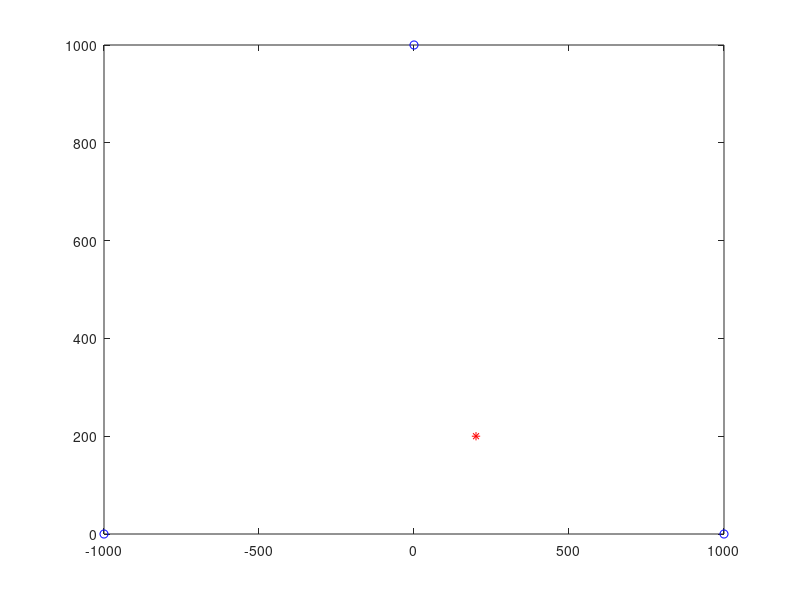

This chart was generated by the following MATLAB code: (Note: this script raises an error after producing the figure.)
clc;
clear all;
close all;

c = 299792458;
error = 1e-6;

f1 = [1000 0];
f2 = [-1000 0];
f3 = [0 1000];
p = [200 200];

plot(f1(1),f1(2),'b','Marker','o');
hold on
plot(f2(1),f2(2),'b','Marker','o');
hold on
plot(f3(1),f3(2),'b','Marker','o');
hold on
plot(p(1),p(2),'r*');
hold on

d1 = calc_dist(f1,p);
d2 = calc_dist(f2,p);
d3 = calc_dist(f3,p);



for i=1:2
    t1 = d1/c + (rand*2 - 1)*error;
    t2 = d2/c + (rand*2 - 1)*error;
    t3 = d3/c + (rand*2 - 1)*error;

    [h1,func1]=hyperbola(f1,f2,t1,t2);
    hold on
    [h2,func2]=hyperbola(f2,f3,t2,t3);
    hold on
    [h3,func3]=hyperbola(f1,f3,t1,t3);
    hold on
end
grid on

a = abs(func1-func2)<10;
b=sum(a);
